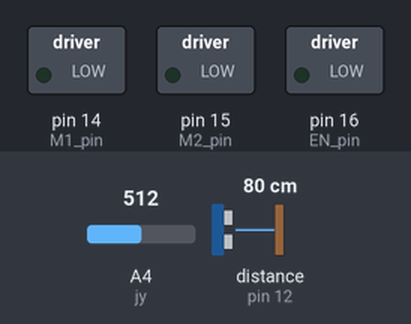
The sketch below on a simulated Arduino Uno, built with avr-gcc and run on an emulated ATmega328P. On the bench: switched loads named in the sketch (green lamp = pin HIGH). Wiring (inferred from the names in the program): ultrasonic range finder: trigger pin 13; echo pin 12. The test bench sets the inputs (shaded band); at power-on: A4 (jy) = 512, distance to the obstacle (sensor on pin 12) 80 cm. The echo pulse lasts 58.3 µs per cm; pins used as bus, display or sensor lines are not drawn.

Above: at 1.2 s.
1.3 s: A4 (jy) set to 885
2.8 s: A4 (jy) set to 914
At 4.2 s:
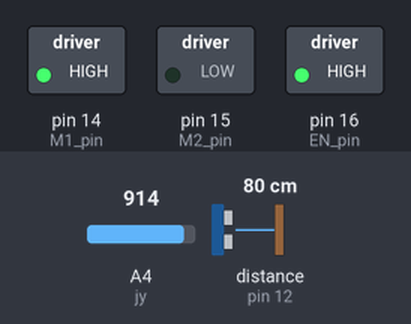
5.8 s: A4 (jy) set to 900
At 7.7 s:
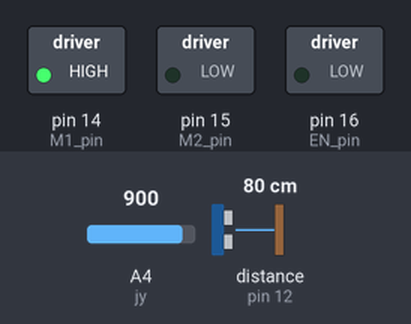
8.8 s: A4 (jy) set to 1010
At 9.8 s:
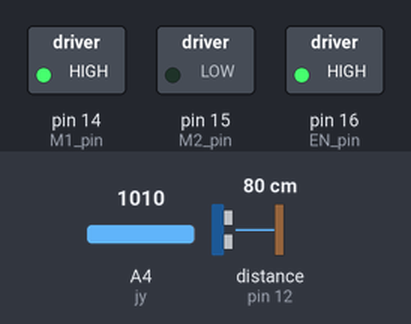
Timing chart, 0 to 12.7 s (numbered marks = the images above; inputs shaded):
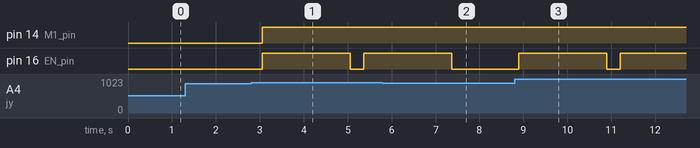

Measured:
- the behaviour switches between 900 and 901 on A4 (jy) (found by bisection; images 0 and 1)
- after the input at 1.3 s, every drawn part: stays the same
- after the input at 2.8 s, pin 14 (M1_pin): LOW → HIGH after 0.26 s; pin 16 (EN_pin): LOW → HIGH after 0.26 s, → LOW 2.0 s later, → HIGH 0.31 s later
- after the input at 5.8 s, pin 16 (EN_pin): goes on until 7.4 s, then stays LOW
- after the input at 8.8 s, pin 16 (EN_pin): LOW → HIGH after 0.09 s, → LOW 2.0 s later, → HIGH 0.31 s later

The sketch:

sensor_motor_joy.ino
```cpp
#include <SoftwareSerial.h>

#include "my_arduino_lib.h"
#include "my_motor_lib.h"

#define M1_pin  14
#define M2_pin  15
#define EN_pin  16

#define trigPin 13
#define echoPin 12

// joystick

#define jy A4

int joy_buf;

int s_flag = 0;
int t_flag = 0;

SoftwareSerial s(10,11);

void setup() {
  pinMode(trigPin, OUTPUT);
  pinMode(echoPin, INPUT);

  pinMode(M1_pin, OUTPUT);
  pinMode(M2_pin, OUTPUT);
  pinMode(EN_pin, OUTPUT);

  pinMode(A4, INPUT);

  // 시리얼통신
  Serial.begin(9600);

  s.begin(9600);

  m_stop();
}
void loop() {
  digitalWrite(trigPin, HIGH);
  delayMicroseconds(10);
  digitalWrite(trigPin, LOW);

  long distance = pulseIn(echoPin, HIGH) / 58;

  if ((distance <= 30 || distance >= 3000) && t_flag >= 0 && t_flag <6){
    s_flag = 0;
    t_flag++;
    delay(150);
  }
  if(distance >= 50 && distance <= 1000 && t_flag != 0){
    t_flag--;
  }
  while ((distance >= 50 && distance <= 1000) && t_flag >= 5){
    delay(3000);
    t_flag++;

    if(t_flag == 6){
      s_flag = 1;
      t_flag = 0;
    }
  }

  if(s_flag == 1){
    s.write('a');
    m_cw();
    delay(2000);

    m_stop();

    s_flag = 0;
  }


// joystick

  joy_buf = analogRead(jy);
  PORTD = 0x00;

  if(joy_buf <= 20 || joy_buf > 900) {
    s.write('a');

    m_cw();
    delay(2000);
  }
  m_stop();
  delay(300);
}
```

my_arduino_lib.h
```cpp
#ifndef _My_Arduino_LIB_
#define _My_Arduino_LIB_

#define LED1 0
#define LED2 1
#define LED3 2
#define LED4 3
#define LED5 4
#define LED6 5
#define LED7 6
#define LED8 7

#define ON 1
#define OFF 0

#define _ON 0
#define _OFF 1

#define bit_set(ADDRESS, BIT) (ADDRESS |= (1 << BIT))   // bit hi
#define bit_clr(ADDRESS, BIT) (ADDRESS &= ~(1 << BIT))   // bit low
#define bit_chk(ADDRESS, BIT) (ADDRESS & (1 << BIT))   // bit chek
#define bit_tg(PORT, BIT) (PORT ^= (1 << BIT))   // bit 토글

#define d_out(pin, value) digitalWrite(pin, value)

void byte_out(unsigned char data)
{
  d_out(LED1, data % 2);        // bit 0 = lsb
  d_out(LED2, data / 2 % 2);    // bit 1
  d_out(LED3, data / 4 % 2);    // bit 2
  d_out(LED4, data / 8 % 2);    // bit 3
  d_out(LED5, data / 16 % 2);   // bit 4
  d_out(LED6, data / 32 % 2);   // bit 5
  d_out(LED7, data / 64 % 2);   // bit 6
  d_out(LED8, data / 128 % 2);  // bit 7 = msb
}

#endif

// 정의된 함수 사용법
// d_out(LED1, ON);
// bit_set(PORTD, 5);
// bit_clr(PORTD, 3);
// if(bit_chk(PIND, 3) == 0){ }
// tg(PORTD, 0);
// delay(400);
```

my_motor_lib.h
```cpp
#ifndef __My_Arduino_LIB__
#define __My_Arduino_LIB__


//define
#define M1_pin  14
#define M2_pin  15
#define EN_pin  16


void m_cw()
{
  d_out(EN_pin, ON);
  d_out(M1_pin, 1);
  d_out(M2_pin, 0);
}


void m_stop()
{
  bit_clr(PORTB, M1_pin);
  bit_clr(PORTB, M2_pin);
  d_out(EN_pin, OFF);
}


#endif
```
